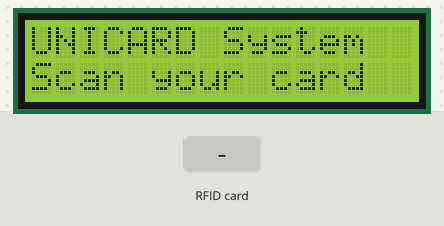
The sketch below on a simulated Arduino Uno, built with avr-gcc and run on an emulated ATmega328P. On the bench: 16×2 character LCD. The test bench sets the inputs (shaded band). What the sketch prints to the serial monitor is not drawn.

Above: at 1.3 s.
1.4 s: RFID card 5E 7A 19 C4 held to the reader
At 1.8 s:
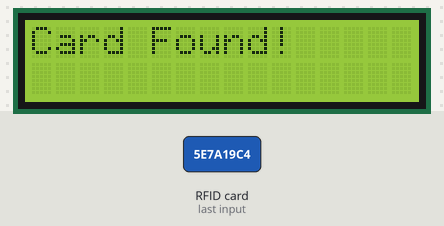
Timing chart, 0 to 4.4 s (numbered marks = the images above; inputs shaded):
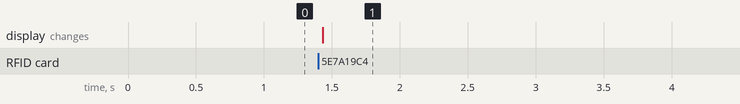

Measured:
- after the input at 1.4 s, the display: changes at once (image 1)

The sketch:

unicard_main.ino
```cpp
/*
 * UNICARD - 4-in-1 RFID Vehicle Document System
 * Author: Mothi Charan Naik Desavath
 * Description: Single RFID card storing RC, DL, Insurance, PUC data
 * Hardware: Arduino Uno + MFRC522 RFID Module + I2C LCD
 */

#include <SPI.h>
#include <MFRC522.h>
#include <Wire.h>
#include <LiquidCrystal_I2C.h>

#define SS_PIN 10
#define RST_PIN 9

MFRC522 rfid(SS_PIN, RST_PIN);
LiquidCrystal_I2C lcd(0x27, 16, 2);

// Document block addresses on RFID card
#define BLOCK_RC        4   // Registration Certificate
#define BLOCK_DL        8   // Driving License
#define BLOCK_INSURANCE 12  // Insurance
#define BLOCK_PUC       16  // Pollution Under Control

MFRC522::MIFARE_Key key;

void setup() {
    Serial.begin(9600);
    SPI.begin();
    rfid.PCD_Init();
    lcd.init();
    lcd.backlight();
    lcd.print("UNICARD System");
    lcd.setCursor(0, 1);
    lcd.print("Scan your card");
    Serial.println("UNICARD System Ready");
    for (byte i = 0; i < 6; i++) key.keyByte[i] = 0xFF;
}

void loop() {
    if (!rfid.PICC_IsNewCardPresent() || !rfid.PICC_ReadCardSerial()) return;

    Serial.println("\n--- Card Detected ---");
    lcd.clear();
    lcd.print("Card Found!");

    readDocument("RC", BLOCK_RC);
    readDocument("DL", BLOCK_DL);
    readDocument("Insurance", BLOCK_INSURANCE);
    readDocument("PUC", BLOCK_PUC);

    rfid.PICC_HaltA();
    rfid.PCD_StopCrypto1();
    delay(2000);
}

void readDocument(String docName, byte block) {
    byte buffer[18];
    byte size = sizeof(buffer);
    MFRC522::StatusCode status;

    status = rfid.PCD_Authenticate(MFRC522::PICC_CMD_MF_AUTH_KEY_A, block, &key, &(rfid.uid));
    if (status != MFRC522::STATUS_OK) {
        Serial.print(docName); Serial.println(": Auth Failed");
        return;
    }

    status = rfid.MIFARE_Read(block, buffer, &size);
    if (status == MFRC522::STATUS_OK) {
        Serial.print(docName + ": ");
        for (uint8_t i = 0; i < 16; i++) Serial.print((char)buffer[i]);
        Serial.println();
    }
}
```
